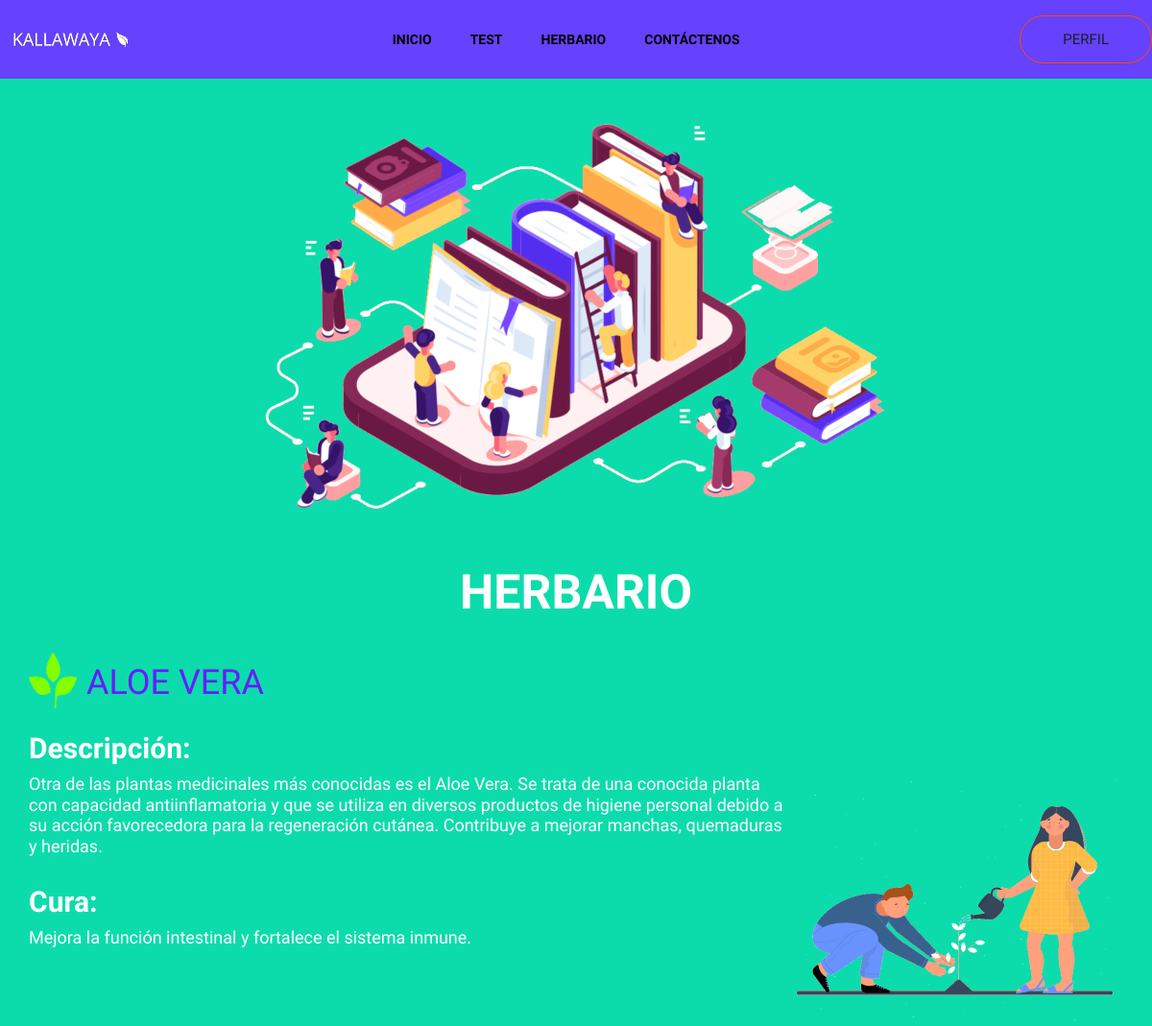
Screenshot of /kallawaya/herbario/1/ with the database file from the repository.
### appkallawaya/models.py (models this page shows, shortened)
class Plant(models.Model):
    name = models.CharField(max_length=100, default='')
    description = models.CharField(max_length=1500, default='')
    cura = models.CharField(max_length=1500, default='')

### appkallawaya/views.py (the view)
# urls.py: path('herbario/', views.herbario, name='herbario'),
def herbario(request, pk=None):
    if pk == None:
        plants = Plant.objects.all()
        users = User.objects.all()
        return render(request, 'kallawaya/herbario.html', {'plants': plants})
    else:
        if pk:
            plant = Plant.objects.get(pk=pk)
        else:
            plant = request.plant
        args = {'plant': plant}
        return render(request, 'kallawaya/infoPlant.html', args)

### appkallawaya/templates/kallawaya/infoPlant.html (shortened to what this page needs)
{% extends 'base.html' %}
{% block body %}
{% load static %}
    <section class="breadcrumb breadcrumb_bg"  style="background-color: #0cdcab">
        <div class="container">
            <div class="row">
                <div class="col-lg-12">
                    <div class="breadcrumb_iner text-center">
                        <div class="breadcrumb_iner_item">
                            <br>
                            <br>
                            <img src="{% static 'kallawaya/img/herbario2.png' %}">
                            <h2>HERBARIO</h2>
                        </div>
                    </div>
                </div>
            </div>
        </div>
</section>
<body style="background-color:#0cdcab">
<div class="container">
       <img src="{% static 'kallawaya/img/icon.png' %}" align="left" style="margin-right:10px; margin-top: -10px;"><h1 style="color:#651dfd">{{ plant.name }}</h1>
    <h2 style="color: white">Descripción:</h2>
       <img src="{% static 'kallawaya/img/new5.png' %}" align="right">
       <h4 style="color: white">
        {{ plant.description }}
        </h4>
        <br>
        <h2 style="color: white">Cura:</h2>
        <h4 style="color: white">
        {{ plant.cura }}
        </h4> <br>
        <br>
</div>
</body>
{% endblock %}

### rows the page displays
Plant: name "ALOE VERA", description "Otra de las plantas medicinales más conocidas es el Aloe Vera. Se trata de una conocida planta con capacidad antiinflamatoria y que se utiliza en diversos productos de higiene personal debido a su acción favorecedora para la regeneración cutánea. Contribuye a mejorar manchas, quemaduras y heridas.", cura "Mejora la función intestinal y fortalece el sistema inmune."
